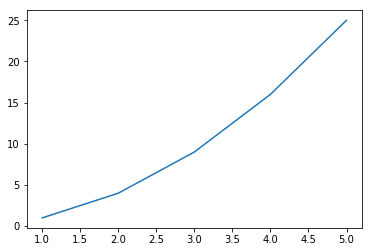

Python code for this plot:
import matplotlib.pyplot as plt

def create_graph():
    x_numbers = [1, 2, 3, 4, 5]
    y_numbers = [i**2 for i in x_numbers]
    plt.plot(x_numbers, y_numbers)
    plt.show()

if __name__ == '__main__':
    create_graph()
